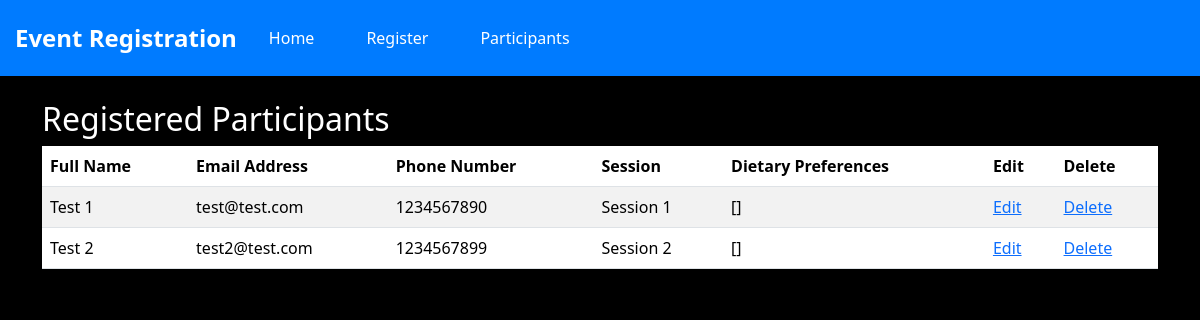
Page /participants/ on the committed database.
### Registration/models.py (models this page shows, shortened)
class Registration(models.Model):
    full_name = models.CharField(max_length=100)
    email_address = models.EmailField(unique=True)
    phone_number = models.CharField(max_length=10, unique=True)
    session = models.ForeignKey(Session, on_delete=models.CASCADE, null=False, blank=False)
    dietary_preferences = models.CharField(max_length=500, blank=True)

class Session(models.Model):
    session_name = models.CharField(max_length=100)
    def __str__(self):
        return self.session_name

### Registration/views.py (the view)
# urls.py: path('participants/', views.ParticipantsView.as_view(), name='participants'),
class ParticipantsView(View):
    def get(self, request):
        participants = Registration.objects.all()
        return render(request, 'Registration/participants.html', {'participants': participants})

### Registration/templates/Registration/participants.html
{% extends 'Registration/template.html' %}
    {% block body%}
    <div class="container mt-4">
        <h2>Registered Participants</h2>
        <table class="table table-striped">
            <thead>
                <tr>
                    <th>Full Name</th>
                    <th>Email Address</th>
                    <th>Phone Number</th>
                    <th>Session</th>
                    <th>Dietary Preferences</th>
                    <th>Edit</th>
                    <th>Delete</th>
                </tr>
            </thead>
            <tbody>
                {% for participant in participants %}
                <tr>
                    <td>{{ participant.full_name }}</td>
                    <td>{{ participant.email_address }}</td>
                    <td>{{ participant.phone_number }}</td>
                    <td>{{ participant.session }}</td>
                    <td>{{ participant.dietary_preferences }}</td>
                    <td><a href="{% url 'edit' pk=participant.pk%}">Edit</a></td>
                    <td><a href="{% url 'delete' pk=participant.pk%}">Delete</a></td>
                </tr>
                {% empty %}
                <tr>
                    <td colspan="7" class="text-center">No participants registered yet.</td>
                </tr>
                {% endfor %}
            </tbody>
        </table>
    </div>
    {% endblock %}

### Registration/templates/Registration/template.html (shortened to what this page needs)
{% load static %}
<!DOCTYPE html>
<html lang="en">
<head>
    <link rel="stylesheet" href="https://cdn.jsdelivr.net/npm/bootstrap@5.3.3/dist/css/bootstrap.min.css"/>
    <link rel="stylesheet" href="{% static 'Registration/styles.css' %}">
</head>
<body>
    <nav class="navbar navbar-expand-lg">
        <a class="navbar-brand" href="#">Event Registration</a>
        <div>
            <ul class="navbar-nav">
                <li class="nav-item">
                    <a class="nav-link" href="{% url 'index' %}">Home</a>
                </li>
                <li class="nav-item">
                    <a class="nav-link" href="{% url 'register' %}">Register</a>
                </li>
                <li class="nav-item">
                    <a class="nav-link" href="{% url 'participants' %}">Participants</a>
                </li>
            </ul>
        </div>
    </nav>
    {% block body %}
    {% endblock %}
</body>
</html>

### Registration/static/Registration/styles.css (style rules this page uses)
body { background-color: #000000; color: #ffffff; }
.navbar { background-color: #007bff; padding: 15px; }
.navbar .navbar-brand { font-size: 1.5rem; color: white; font-weight: bold; }
.navbar .navbar-nav .nav-item { margin-right: 20px; }
.navbar .navbar-nav .nav-link { color: white; font-size: 1rem; font-weight: 500; padding: 8px 16px; }

### rows in the picture
Registration: full_name "Test 1", email_address "test@test.com", phone_number "1234567890", session "Session 1", dietary_preferences "[]"
Registration: full_name "Test 2", email_address "test2@test.com", phone_number "1234567899", session "Session 2", dietary_preferences "[]"
